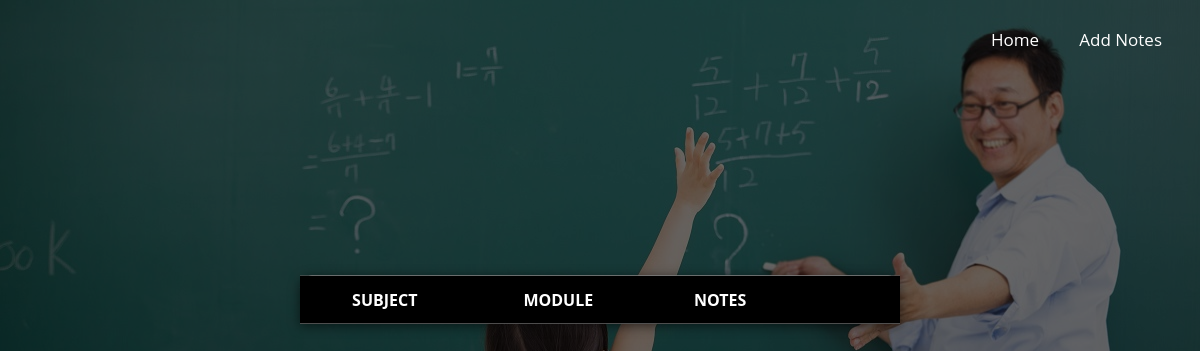
Page /NoteHome on the earlier database version.
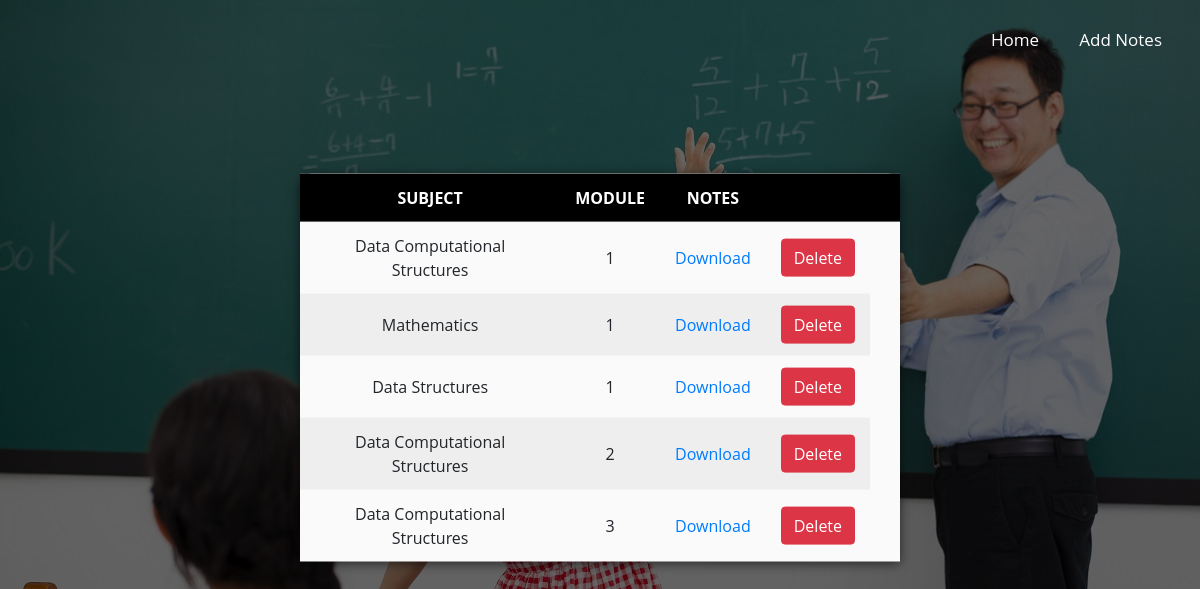
Same page on the later database version.
### schoolapp/models.py (models this page shows, shortened)
class notes(models.Model):
    subject = models.CharField(max_length=200)
    module = models.IntegerField()
    notess = models.FileField(upload_to='pdfs')

### schoolapp/views.py (the view)
# urls.py: path('NoteHome',views.NoteHome, name = 'home'),
def NoteHome(request):
    note = notes.objects.all()
    return render(request,'noteshome.html',{'note':note})

### template/noteshome.html (shortened to what this page needs)
{% load static %}
<!DOCTYPE html>
<html lang="en">
<head>
    <link rel="stylesheet" type="text/css" href="{% static 'css/notehome.css' %}">
    <link rel="stylesheet" type="text/css" href="https://stackpath.bootstrapcdn.com/bootstrap/4.5.2/css/bootstrap.min.css">
</head>
<body>
<nav>
        <ul>
            <li><a href="TeacherHome">Home</a></li>
            <li><a href="NoteUpload">Add Notes</a></li>
        </ul>
</nav>
<table>
    <thead>
    <tr>
        <th>Subject</th>
        <th>Module</th>
        <th>Notes</th>
        <th></th>
        <th></th>
    </tr>
    {% for n in note %}
    <tr>
        <td>{{ n.subject }}</td>
    <td>{{ n.module }}</td>
    <td><a href="{{ n.notess.url }}" target="_blank">Download</a></td>
        <td><a href="DeleteNote/{{ n.id }}" class="btn btn-danger">Delete</a> </td>
    </tr>
    {% endfor %}
    </thead>
</table>
</body>
</html>

### static/css/notehome.css (style rules this page uses)
* { margin: 0; padding: 0; outline: 0; font-family: "Open Sans", Arial, Helvetica, Sans-Serif; }
body { background: linear-gradient(rgba(0,0,0,0.6),rgba(0,0,0,0.6)),url('../images/teacher.jpg')no-repeat; }
nav { height: 80px; width: 100%; }
nav ul { float: right; margin-right: 20px; list-style: none; }
nav ul li { display: inline-block; line-height: 80px; margin: 0px 5px; }
nav ul li a { color: white; font-size: 17px; padding: 7px 13px; border-radius: 3px; text-decoration: none; }
table { position: fixed; z-index: 2; left: 50%; top:30%; transform: translate(-50%,-30%); width: 50%; border-collapse: collapse; border-spacing: 0; border-radius: 12px 12px 0 0; box-shadow: 0 2px 12px rgba(0,0,0,.6); background: #fafafa; text-align: center; margin-top:50px; }
th, td { padding:12px 15px; font-family: "Open Sans", Arial, Helvetica, Sans-Serif; }
th { background: black; color: white; text-transform: uppercase; }
td { text-transform: capitalize; }
tr:nth-child(odd) { background: #eeeeee; }

Differences in the rows shown:
added notes: subject "Data Computational Structures", module "1"
added notes: subject "Mathematics", module "1"
added notes: subject "Data Structures", module "1"
added notes: subject "Data Computational Structures", module "2"
added notes: subject "Data Computational Structures", module "3"
